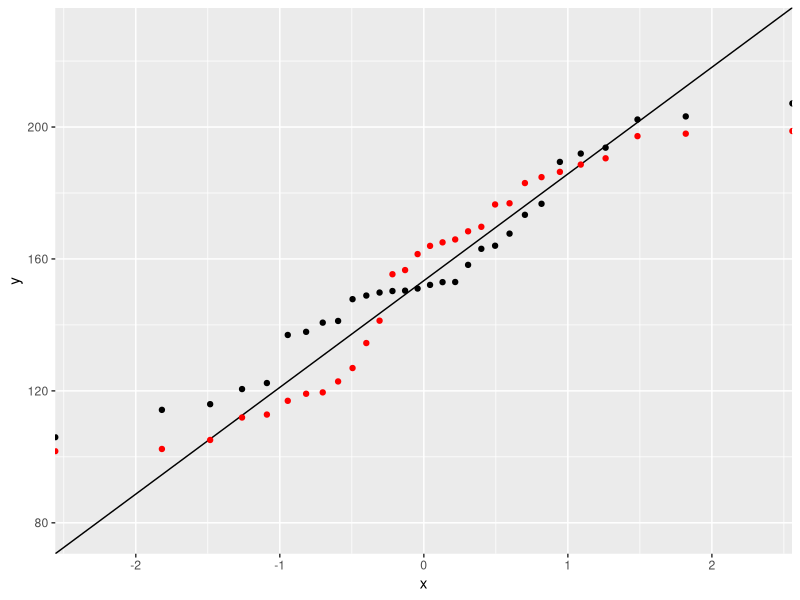

Generate this figure with R:
# I am going to create a qq plot

# what the hell was i even trying
# Here adding another line
# This is so that we can have two commits ahead

# First lets get the variable in one uniform and one normal
 var1 <- runif(30,100,200)
 var2 <- rnorm(30,mean = mean(var1),sd = sd(var1))
# Now I will create nearly 100 quantiles and there z value for norm
 z_values <- qnorm(seq(0,1,1/100))
# for these values i need to find the real values
 real_values <- mean(var1) + z_values*sd(var1)
 library(ggplot2)
 var1_order <- var1[order(var1)]
var2_order <- var2[order(var2)] 
quantiles_values <- seq(0,1,1/29)
z_quantile <- qnorm(quantiles_values)
df1 <- data.frame(x = z_values, y =  real_values)
df2 <- data.frame(Quantiles = quantiles_values, Variable1 = var1_order,
                  Variable2 = var2_order, z = z_quantile)
p <- ggplot(df1,aes(x,y)) + geom_line()
p1 <- p + geom_point(data=df2,aes(z,Variable1),color="red")
p1 + geom_point(data=df2,aes(z,Variable2))
